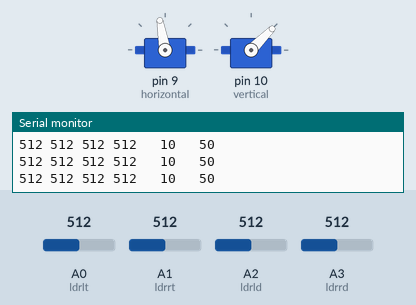
This sketch was run on a simulated Arduino Uno, built with avr-gcc and run on an emulated ATmega328P. On the bench: 2 × servo, the last lines printed to the serial monitor. The test bench sets the inputs (shaded band); at power-on: A1 (ldrrt) = 512, A0 (ldrlt) = 512, A3 (ldrrd) = 512, A2 (ldrld) = 512.

Above: at 2.2 s.
2.3 s: A1 (ldrrt) set to 596
5.3 s: A1 (ldrrt) set to 632
At 5.78 s:
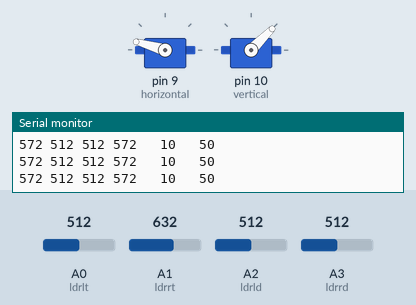
8.3 s: A0 (ldrlt) set to 305
At 8.84 s:
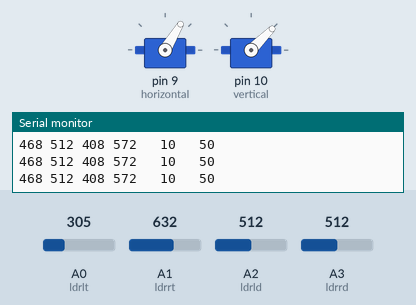
11.3 s: A0 (ldrlt) set to 280
At 13.8 s:
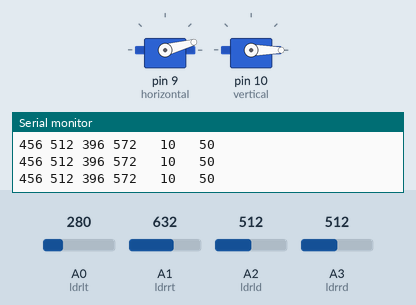
14.3 s: A3 (ldrrd) set to 315
17.3 s: A3 (ldrrd) set to 288
At 19.5 s:
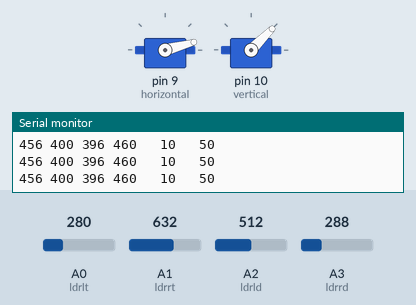
Timing chart, 0 to 21.0 s (numbered marks = the images above; inputs shaded):
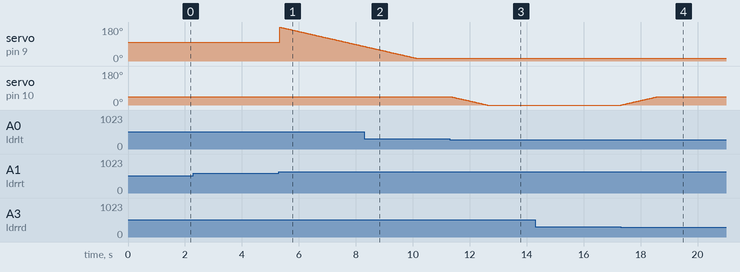

The sketch:

solar-tracking.ino
```cpp
#include <Servo.h>


Servo horizontal;
int servoh = 180;

int servohLimitHigh = 180;
int servohLimitLow = 15;

Servo vertical;
int servov = 45;

int servovLimitHigh = 45;
int servovLimitLow = 0;

int ldrlt = 0; //LDR top left - BOTTOM LEFT    <--- BDG
int ldrrt = 1; //LDR top rigt - BOTTOM RIGHT
int ldrld = 2; //LDR down left - TOP LEFT
int ldrrd = 3; //ldr down rigt - TOP RIGHT

void setup()
{
  Serial.begin(9600);
  horizontal.attach(9);
  vertical.attach(10);
  horizontal.write(100);
  vertical.write(45);
  delay(1000);
}

void loop()
{
  int lt = analogRead(ldrlt); // top left
  int rt = analogRead(ldrrt); // top right
  int ld = analogRead(ldrld); // down left
  int rd = analogRead(ldrrd); // down rigt

  int dtime = 10;
  int tol = 50;

  int avt = (lt + rt) / 2; // average value top
  int avd = (ld + rd) / 2; // average value down
  int avl = (lt + ld) / 2; // average value left
  int avr = (rt + rd) / 2; // average value right

  int dvert = avt - avd; // check the diffirence of up and down
  int dhoriz = avl - avr;// check the diffirence og left and rigt


  Serial.print(avt);
  Serial.print(" ");
  Serial.print(avd);
  Serial.print(" ");
  Serial.print(avl);
  Serial.print(" ");
  Serial.print(avr);
  Serial.print("   ");
  Serial.print(dtime);
  Serial.print("   ");
  Serial.print(tol);
  Serial.println(" ");


  if (-1*tol > dvert || dvert > tol) // check if the diffirence is in the tolerance else change vertical angle
  {
  if (avt > avd)
  {
    servov = ++servov;
     if (servov > servovLimitHigh)
     {
      servov = servovLimitHigh;
     }
  }
  else if (avt < avd)
  {
    servov= --servov;
    if (servov < servovLimitLow)
  {
    servov = servovLimitLow;
  }
  }
  vertical.write(servov);
  }

  if (-1*tol > dhoriz || dhoriz > tol) // check if the diffirence is in the tolerance else change horizontal angle
  {
  if (avl < avr)
  {
    servoh = --servoh;
    if (servoh < servohLimitLow)
    {
    servoh = servohLimitLow;
    }
  }
  else if (avl > avr)
  {
    servoh = ++servoh;
     if (servoh > servohLimitHigh)
     {
     servoh = servohLimitHigh;
     }
  }
  else if (avl = avr)
  {
  }
  horizontal.write(servoh);
  }
   delay(dtime);

}
```

Measured:
- the behaviour switches between 613 and 614 on A1 (ldrrt) (found by bisection; images 0 and 1)
- the behaviour switches between 292 and 291 on A0 (ldrlt) (found by bisection; images 2 and 3)
- the behaviour switches between 300 and 299 on A3 (ldrrd) (found by bisection; images 3 and 4)
- after the input at 11.3 s, servo on pin 10 (vertical): moves from 45° to 0° over 1.3 s, starting at once
- after the input at 17.3 s, servo on pin 10 (vertical): moves from 0° to 45° over 1.3 s, starting at once
